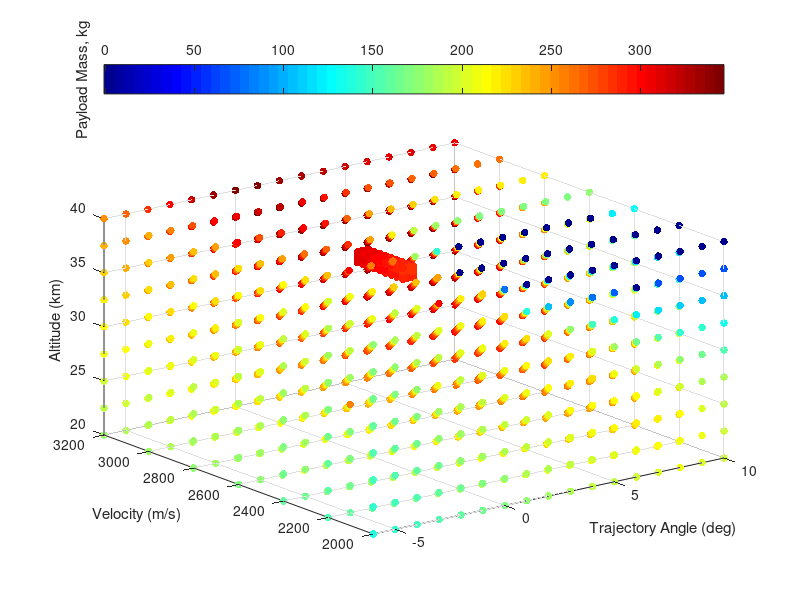
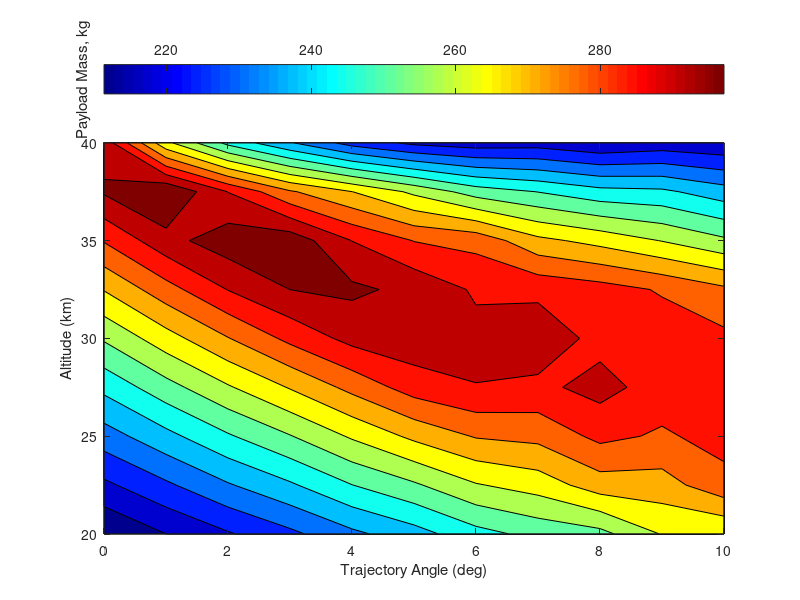
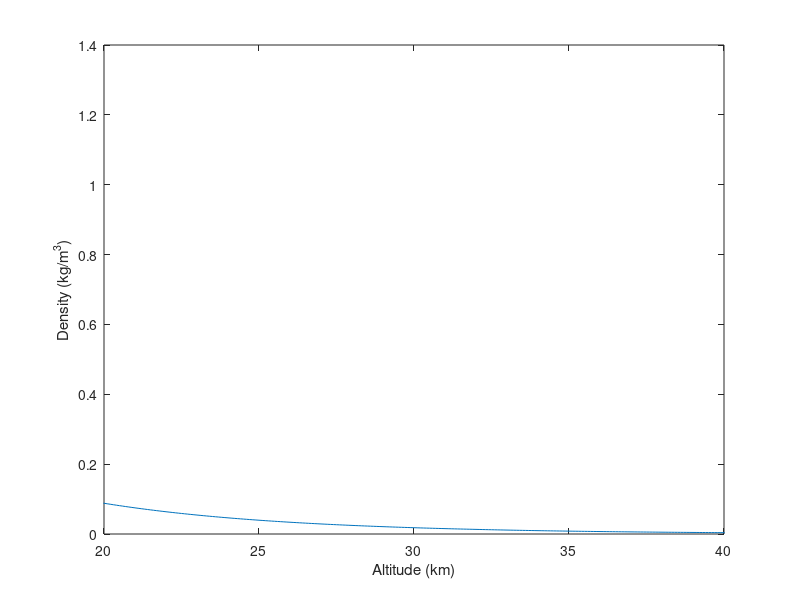

Recreate these plots in MATLAB, in order.
% visualising third stage cost results
clear all
ThirdStageData = sortrows(dlmread('thirdstage.dat'));
Atmosphere = dlmread('atmosphere.txt');
% map = [0, 0, 0
%     0, 0, 0
%     .0, 0, 0
%     .2, 0, 0
%     .6, 0, 0.0
%     1.0, 0, 0];
% colormap(map)




colormap jet
scatter3(ThirdStageData(:,2),ThirdStageData(:,3),ThirdStageData(:,1)/1000,30,ThirdStageData(:,5), 'filled')

xlabel('Trajectory Angle (deg)')
ylabel('Velocity (m/s)')
zlabel('Altitude (km)')
xlim([-6,10])
c=colorbar('northoutside');
ylabel(c,'Payload Mass, kg')



% for deleting large values

% for i = 1:length(ThirdStageData)
% 
% if (ThirdStageData(i,5) > 350 ) & (ThirdStageData(i,2) < 0)
%     
% ThirdStageData(i,:) = [];
%     
% end
% 
% end
% 
% 
% dlmwrite('thirdstage.dat', ThirdStageData,'delimiter','\t')



j = 2;
x = 1;
y = 1;
z = 1;

%for creating a 3D array
for i = 1:length(ThirdStageData)-1

    
if ThirdStageData(i,2) >= 0 && (ThirdStageData(j,1) == ThirdStageData(j-1,1)) && (ThirdStageData(j,2) == ThirdStageData(j-1,2)) ;
    
threeDMAT(x,y,z) = ThirdStageData(j-1,5);
threeDAlt(x,y,z) = ThirdStageData(j-1,1);
threeDAngle(x,y,z) = ThirdStageData(j-1,2);
threeDVel(x,y,z) = ThirdStageData(j-1,3);


x = x + 1;



elseif ThirdStageData(i,2) >= 0 && (ThirdStageData(j,1) == ThirdStageData(j-1,1))
    
threeDMAT(x,y,z) = ThirdStageData(j-1,5);
threeDAlt(x,y,z) = ThirdStageData(j-1,1);
threeDAngle(x,y,z) = ThirdStageData(j-1,2);
threeDVel(x,y,z) = ThirdStageData(j-1,3);

x = 1;
y = y+1;

elseif ThirdStageData(i,2) >= 0
    
threeDMAT(x,y,z) = ThirdStageData(j-1,5);
threeDAlt(x,y,z) = ThirdStageData(j-1,1);
threeDAngle(x,y,z) = ThirdStageData(j-1,2);
threeDVel(x,y,z) = ThirdStageData(j-1,3);

x = 1;
y = 1;
z = z + 1;
else
    
end

j = j+1;

end


Alt = [20000:2500:40000];
Angle = [0:10];
Vel = [2000:200:3200];

[meshAlt,meshAngle,meshVel] = meshgrid(Alt,Angle,Vel);



% creating a 2d grid at 2800m/s

x = 1;
y = 1;
jprev = 20000;


for j = 20000:2500:40000

for k = 0:10

for i = 1:length(ThirdStageData)
    
if ThirdStageData(i,1) == j && ThirdStageData(i,2) == k && ThirdStageData(i,3) == 2800 
    
meshPayload(x,y) =   ThirdStageData(i,5) ;

end

end

% if j == jprev
% y = y+1;
% else
% x = x+1; 
% y = 1;
% end

x = x+1;

end
x=1;
y = y+1;
end

figure(2)
colormap(jet)
contourf(meshAngle(:,:,5),meshAlt(:,:,5)/1000,meshPayload,13)
xlabel('Trajectory Angle (deg)')
ylabel('Altitude (km)')
c=colorbar('northoutside')
ylabel(c,'Payload Mass, kg')






% slice(threeDMAT,[1,3,5],[],[])
% colormap hsv


% contourslice(threeDMAT,[1,3,6],[],[],10)



% getting maximum values
[max1,ind1] = max(threeDMAT,[],3);

[max2,ind2] = max(max1,[],2);

ind  = [ind1(ind2),ind2] % this really doesnt tell me much, as it wants very high altitude all the time





% plotting density


figure(3)
plot(Atmosphere(:,1)/1000,  Atmosphere(:,4)),'Color','k','LineWidth',0.8;
xlim([20,40])

xlabel('Altitude (km)')
ylabel('Density (kg/m^3)')
